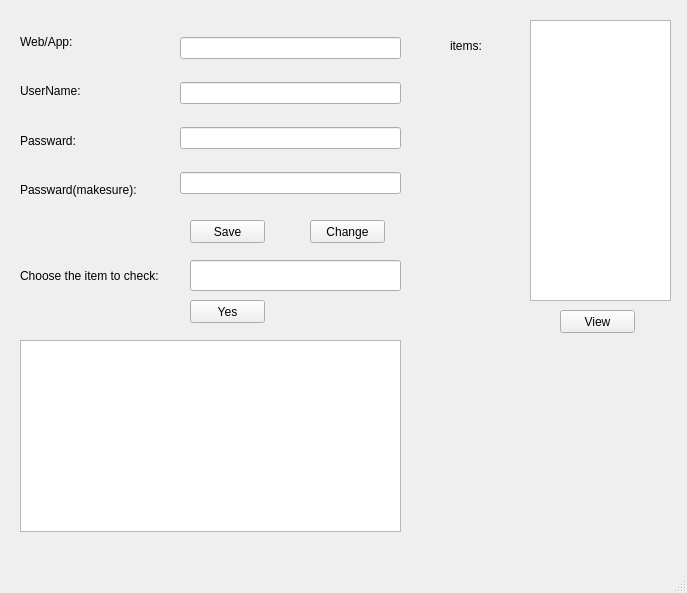
<?xml version="1.0" encoding="UTF-8"?>
<ui version="4.0">
 <class>PDSE</class>
 <widget class="QMainWindow" name="PDSE">
  <property name="geometry">
   <rect>
    <x>0</x>
    <y>0</y>
    <width>687</width>
    <height>593</height>
   </rect>
  </property>
  <property name="windowTitle">
   <string>MainWindow</string>
  </property>
  <widget class="QWidget" name="centralwidget">
   <widget class="QWidget" name="verticalLayoutWidget">
    <property name="geometry">
     <rect>
      <x>20</x>
      <y>20</y>
      <width>141</width>
      <height>191</height>
     </rect>
    </property>
    <layout class="QVBoxLayout" name="verticalLayout">
     <item>
      <widget class="QLabel" name="label">
       <property name="text">
        <string>Web/App:</string>
       </property>
      </widget>
     </item>
     <item>
      <widget class="QLabel" name="label_2">
       <property name="text">
        <string>UserName:</string>
       </property>
      </widget>
     </item>
     <item>
      <widget class="QLabel" name="label_3">
       <property name="text">
        <string>Passward:</string>
       </property>
      </widget>
     </item>
     <item>
      <widget class="QLabel" name="label_4">
       <property name="text">
        <string>Passward(makesure):</string>
       </property>
      </widget>
     </item>
    </layout>
   </widget>
   <widget class="QWidget" name="verticalLayoutWidget_2">
    <property name="geometry">
     <rect>
      <x>180</x>
      <y>20</y>
      <width>221</width>
      <height>191</height>
     </rect>
    </property>
    <layout class="QVBoxLayout" name="verticalLayout_2">
     <item>
      <widget class="QLineEdit" name="lineEdit"/>
     </item>
     <item>
      <widget class="QLineEdit" name="lineEdit_2"/>
     </item>
     <item>
      <widget class="QLineEdit" name="lineEdit_3"/>
     </item>
     <item>
      <widget class="QLineEdit" name="lineEdit_4"/>
     </item>
    </layout>
   </widget>
   <widget class="QPushButton" name="pushButton">
    <property name="geometry">
     <rect>
      <x>190</x>
      <y>220</y>
      <width>75</width>
      <height>23</height>
     </rect>
    </property>
    <property name="text">
     <string>Save</string>
    </property>
   </widget>
   <widget class="QPushButton" name="pushButton_2">
    <property name="geometry">
     <rect>
      <x>310</x>
      <y>220</y>
      <width>75</width>
      <height>23</height>
     </rect>
    </property>
    <property name="text">
     <string>Change</string>
    </property>
   </widget>
   <widget class="QLabel" name="label_5">
    <property name="geometry">
     <rect>
      <x>20</x>
      <y>260</y>
      <width>141</width>
      <height>31</height>
     </rect>
    </property>
    <property name="text">
     <string>Choose the item to check:</string>
    </property>
   </widget>
   <widget class="QLineEdit" name="lineEdit_5">
    <property name="geometry">
     <rect>
      <x>190</x>
      <y>260</y>
      <width>211</width>
      <height>31</height>
     </rect>
    </property>
   </widget>
   <widget class="QTextBrowser" name="textBrowser">
    <property name="geometry">
     <rect>
      <x>20</x>
      <y>340</y>
      <width>381</width>
      <height>192</height>
     </rect>
    </property>
   </widget>
   <widget class="QPushButton" name="pushButton_3">
    <property name="geometry">
     <rect>
      <x>190</x>
      <y>300</y>
      <width>75</width>
      <height>23</height>
     </rect>
    </property>
    <property name="text">
     <string>Yes</string>
    </property>
   </widget>
   <widget class="QTextBrowser" name="textBrowser_2">
    <property name="geometry">
     <rect>
      <x>530</x>
      <y>20</y>
      <width>141</width>
      <height>281</height>
     </rect>
    </property>
   </widget>
   <widget class="QLabel" name="label_6">
    <property name="geometry">
     <rect>
      <x>450</x>
      <y>10</y>
      <width>71</width>
      <height>71</height>
     </rect>
    </property>
    <property name="text">
     <string>items:</string>
    </property>
   </widget>
   <widget class="QPushButton" name="pushButton_4">
    <property name="geometry">
     <rect>
      <x>560</x>
      <y>310</y>
      <width>75</width>
      <height>23</height>
     </rect>
    </property>
    <property name="text">
     <string>View</string>
    </property>
   </widget>
  </widget>
  <widget class="QMenuBar" name="menubar">
   <property name="geometry">
    <rect>
     <x>0</x>
     <y>0</y>
     <width>687</width>
     <height>21</height>
    </rect>
   </property>
  </widget>
  <widget class="QStatusBar" name="statusbar"/>
 </widget>
 <resources/>
 <connections/>
</ui>
